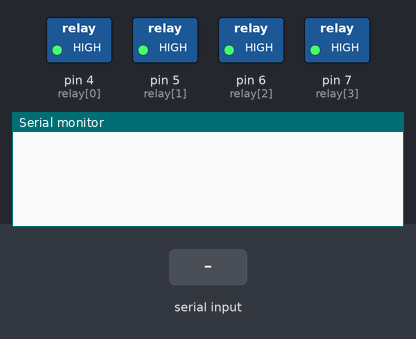
Recording of a sketch running on a simulated Arduino Uno, built with avr-gcc and run on an emulated ATmega328P. Shown: switched loads named in the sketch (green lamp = pin HIGH), the last lines printed to the serial monitor. The test bench sets the inputs (shaded band). Pins used as bus, display or sensor lines are not drawn.

Above: at 1.2 s.
1.3 s: "a" received over Serial
At 2.4 s:
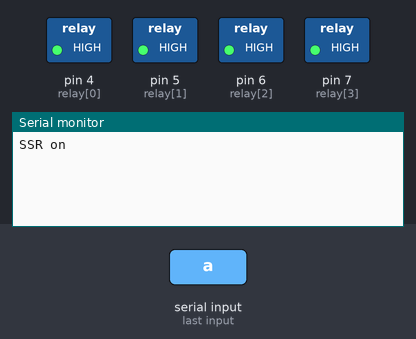
2.8 s: "b" received over Serial
At 3.5 s:
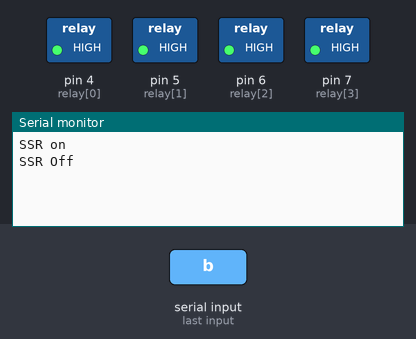

Measured:
- after the input at 1.3 s, the serial monitor: prints a new line at once (image 1)
- after the input at 2.8 s, the serial monitor: prints a new line at once (image 2)

The sketch:

my_test_power.ino
```cpp
//power test (power plus relay)

int t1 = 3000; //set delay(on) time
int t2 = 1500;
int t3 = 750;
int t4 = 750;
int relay[] = {4, 5, 6, 7}; // set relay pin
int ssr = 3; // set ssr pin
char text, mode;

void setup() {
  Serial.begin(9600);//turn the switch OFF,cause its low trigger
  pinMode(relay[0], OUTPUT);
  pinMode(relay[1], OUTPUT);
  pinMode(relay[2], OUTPUT);
  pinMode(relay[3], OUTPUT);
  digitalWrite(relay[0], HIGH);
  digitalWrite(relay[1], HIGH);
  digitalWrite(relay[2], HIGH);
  digitalWrite(relay[3], HIGH);
  pinMode(ssr, OUTPUT);
  digitalWrite(ssr, LOW);
}
void loop() {
  if (Serial.available() > 0) {
    text = Serial.read();
    //Serial.println(text);
    if (text == 'a') {
      mode = text;
      Serial.println("SSR on");
      digitalWrite(ssr, HIGH);
    }
    if (text == 'b') {
      mode = text;
      Serial.println("SSR Off");
      digitalWrite(ssr, LOW);
      //OFF();
    }
  }
  //if (mode == 'a')
    //ON();
}

void ON() { //SSR on mode
  /*for (int i = 0; i <= 3; i++){
    Serial.print("relay "); Serial.print(relay[i]);
    Serial.print(" on");
    digitalWrite(relay[i], LOW);
    delay(t);
    Serial.println(" off");
    digitalWrite(relay[i], HIGH);
    delay(t);
    }*/
    Serial.print("relay "); Serial.print(relay[0]);
    Serial.print(" on");
    digitalWrite(relay[0], LOW);
    delay(t1);
    Serial.println(" off");
    digitalWrite(relay[0], HIGH);
    delay(500);
    Serial.print("relay "); Serial.print(relay[1]);
    Serial.print(" on");
    digitalWrite(relay[1], LOW);
    delay(t2);
    Serial.println(" off");
    digitalWrite(relay[1], HIGH);
    delay(500);
    Serial.print("relay "); Serial.print(relay[2]);
    Serial.print(" on");
    digitalWrite(relay[2], LOW);
    delay(t3);
    Serial.println(" off");
    digitalWrite(relay[2], HIGH);
    delay(500);
    Serial.print("relay "); Serial.print(relay[3]);
    Serial.print(" on");
    digitalWrite(relay[3], LOW);
    delay(t4);
    Serial.println(" off");
    digitalWrite(relay[3], HIGH);
    delay(500);
    }
  void OFF() { //SSR off mode
    Serial.println("relay off");
    digitalWrite(relay, HIGH);
  }
```
